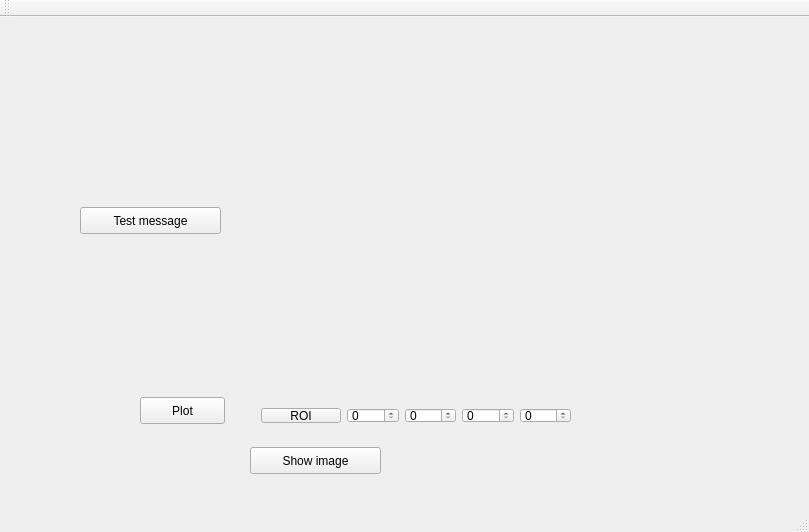
<?xml version="1.0" encoding="UTF-8"?>
<ui version="4.0">
 <class>MainWindow</class>
 <widget class="QMainWindow" name="MainWindow">
  <property name="geometry">
   <rect>
    <x>0</x>
    <y>0</y>
    <width>809</width>
    <height>532</height>
   </rect>
  </property>
  <property name="windowTitle">
   <string>MainWindow</string>
  </property>
  <widget class="QWidget" name="centralWidget">
   <widget class="QtAddons::QtLogViewer" name="LogView" native="true">
    <property name="geometry">
     <rect>
      <x>19</x>
      <y>9</y>
      <width>381</width>
      <height>181</height>
     </rect>
    </property>
   </widget>
   <widget class="QPushButton" name="TestButton">
    <property name="geometry">
     <rect>
      <x>80</x>
      <y>190</y>
      <width>141</width>
      <height>27</height>
     </rect>
    </property>
    <property name="text">
     <string>Test message</string>
    </property>
   </widget>
   <widget class="QPushButton" name="PlotButton">
    <property name="geometry">
     <rect>
      <x>140</x>
      <y>380</y>
      <width>85</width>
      <height>27</height>
     </rect>
    </property>
    <property name="text">
     <string>Plot</string>
    </property>
   </widget>
   <widget class="QtAddons::Plotter" name="CurvePlotter" native="true">
    <property name="geometry">
     <rect>
      <x>30</x>
      <y>220</y>
      <width>191</width>
      <height>161</height>
     </rect>
    </property>
   </widget>
   <widget class="QtAddons::ImageViewerWidget" name="ImageView" native="true">
    <property name="geometry">
     <rect>
      <x>280</x>
      <y>220</y>
      <width>271</width>
      <height>151</height>
     </rect>
    </property>
   </widget>
   <widget class="QPushButton" name="ShowImageButton">
    <property name="geometry">
     <rect>
      <x>250</x>
      <y>430</y>
      <width>131</width>
      <height>27</height>
     </rect>
    </property>
    <property name="text">
     <string>Show image</string>
    </property>
   </widget>
   <widget class="QWidget" name="layoutWidget">
    <property name="geometry">
     <rect>
      <x>250</x>
      <y>380</y>
      <width>332</width>
      <height>37</height>
     </rect>
    </property>
    <layout class="QHBoxLayout" name="horizontalLayout">
     <item>
      <widget class="QPushButton" name="GetROIButton">
       <property name="text">
        <string>ROI</string>
       </property>
      </widget>
     </item>
     <item>
      <widget class="QSpinBox" name="roi_x0"/>
     </item>
     <item>
      <widget class="QSpinBox" name="roi_y0"/>
     </item>
     <item>
      <widget class="QSpinBox" name="roi_x1"/>
     </item>
     <item>
      <widget class="QSpinBox" name="roi_y1"/>
     </item>
    </layout>
   </widget>
   <widget class="ModuleChainConfiguratorWidget" name="ModuleConf" native="true">
    <property name="geometry">
     <rect>
      <x>410</x>
      <y>10</y>
      <width>391</width>
      <height>181</height>
     </rect>
    </property>
   </widget>
  </widget>
  <widget class="QMenuBar" name="menuBar">
   <property name="geometry">
    <rect>
     <x>0</x>
     <y>0</y>
     <width>809</width>
     <height>22</height>
    </rect>
   </property>
  </widget>
  <widget class="QToolBar" name="mainToolBar">
   <attribute name="toolBarArea">
    <enum>TopToolBarArea</enum>
   </attribute>
   <attribute name="toolBarBreak">
    <bool>false</bool>
   </attribute>
  </widget>
  <widget class="QStatusBar" name="statusBar"/>
 </widget>
 <layoutdefault spacing="6" margin="11"/>
 <customwidgets>
  <customwidget>
   <class>QtAddons::QtLogViewer</class>
   <extends>QWidget</extends>
   <header location="global">qtlogviewer.h</header>
   <container>1</container>
  </customwidget>
  <customwidget>
   <class>QtAddons::Plotter</class>
   <extends>QWidget</extends>
   <header location="global">plotter.h</header>
   <container>1</container>
  </customwidget>
  <customwidget>
   <class>QtAddons::ImageViewerWidget</class>
   <extends>QWidget</extends>
   <header location="global">imageviewerwidget.h</header>
   <container>1</container>
  </customwidget>
  <customwidget>
   <class>ModuleChainConfiguratorWidget</class>
   <extends>QWidget</extends>
   <header location="global">modulechainconfiguratorwidget.h</header>
   <container>1</container>
  </customwidget>
 </customwidgets>
 <resources/>
 <connections/>
</ui>
